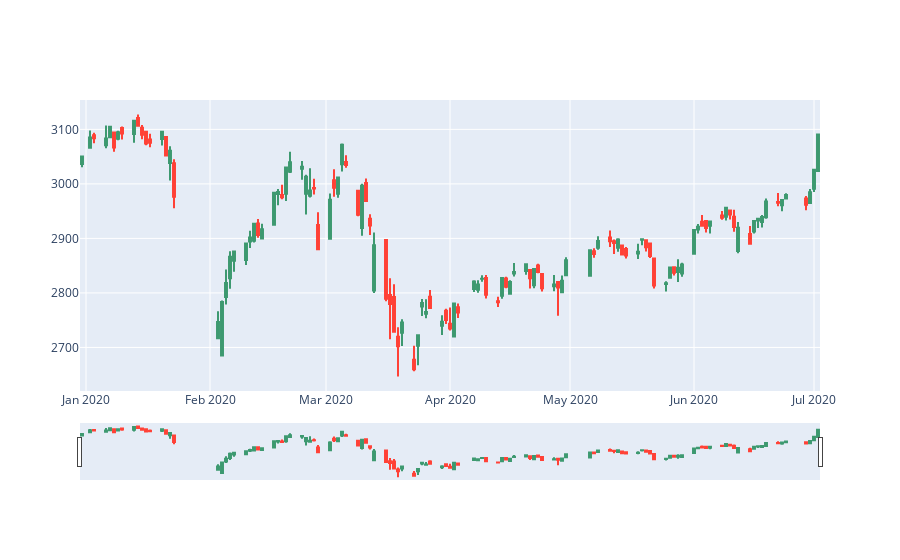

The notebook cell saved with this chart:
### Code cell
fig = go.Figure(data=[go.Candlestick(x=data_ch.index,
                open=data_ch.Open,
                high=data_ch.High,
                low=data_ch.Low,
                close=data_ch.Close)])

fig.show()
